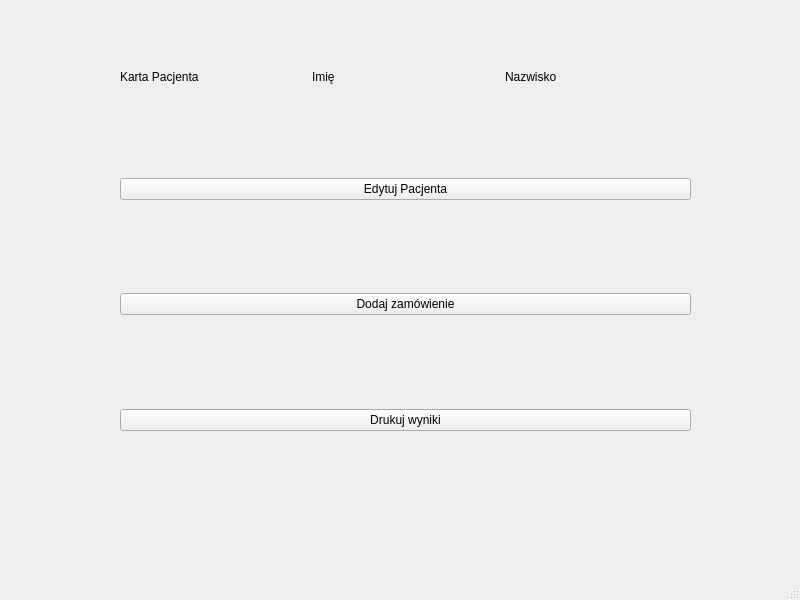
<?xml version="1.0" encoding="UTF-8"?>
<ui version="4.0">
 <class>MainWindow</class>
 <widget class="QMainWindow" name="MainWindow">
  <property name="geometry">
   <rect>
    <x>0</x>
    <y>0</y>
    <width>800</width>
    <height>600</height>
   </rect>
  </property>
  <property name="windowTitle">
   <string>MainWindow</string>
  </property>
  <widget class="QWidget" name="centralwidget">
   <widget class="QWidget" name="gridLayoutWidget">
    <property name="geometry">
     <rect>
      <x>120</x>
      <y>70</y>
      <width>571</width>
      <height>361</height>
     </rect>
    </property>
    <layout class="QGridLayout" name="gridLayout">
     <item row="8" column="0" colspan="3">
      <widget class="QPushButton" name="printButton">
       <property name="text">
        <string>Drukuj wyniki</string>
       </property>
      </widget>
     </item>
     <item row="0" column="0">
      <widget class="QLabel" name="label_3">
       <property name="text">
        <string>Karta Pacjenta</string>
       </property>
      </widget>
     </item>
     <item row="5" column="0" colspan="3">
      <widget class="QPushButton" name="addOrderButton">
       <property name="text">
        <string>Dodaj zamówienie</string>
       </property>
      </widget>
     </item>
     <item row="0" column="2">
      <widget class="QLabel" name="lastN">
       <property name="text">
        <string>Nazwisko</string>
       </property>
      </widget>
     </item>
     <item row="0" column="1">
      <widget class="QLabel" name="firstN">
       <property name="text">
        <string>Imię</string>
       </property>
      </widget>
     </item>
     <item row="3" column="0" colspan="3">
      <widget class="QPushButton" name="editPatientButton">
       <property name="text">
        <string>Edytuj Pacjenta</string>
       </property>
      </widget>
     </item>
     <item row="4" column="1">
      <spacer name="verticalSpacer">
       <property name="orientation">
        <enum>Qt::Vertical</enum>
       </property>
       <property name="sizeHint" stdset="0">
        <size>
         <width>20</width>
         <height>40</height>
        </size>
       </property>
      </spacer>
     </item>
     <item row="6" column="0">
      <spacer name="verticalSpacer_2">
       <property name="orientation">
        <enum>Qt::Vertical</enum>
       </property>
       <property name="sizeHint" stdset="0">
        <size>
         <width>20</width>
         <height>40</height>
        </size>
       </property>
      </spacer>
     </item>
     <item row="1" column="1">
      <spacer name="verticalSpacer_3">
       <property name="orientation">
        <enum>Qt::Vertical</enum>
       </property>
       <property name="sizeHint" stdset="0">
        <size>
         <width>20</width>
         <height>40</height>
        </size>
       </property>
      </spacer>
     </item>
    </layout>
   </widget>
  </widget>
  <widget class="QStatusBar" name="statusbar"/>
 </widget>
 <resources/>
 <connections/>
</ui>
